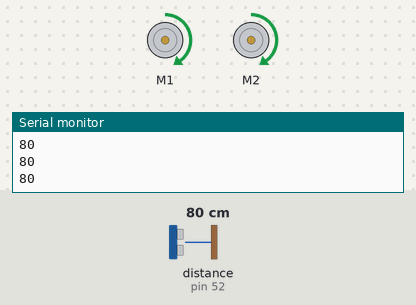
Bench run of a sketch on a simulated Arduino Mega 2560, built with avr-gcc and run on an emulated ATmega2560. Shown: 2 × DC motor (green arrow = forward, orange = backward, longer = faster), the last lines printed to the serial monitor. Wiring (inferred from the names in the program): ultrasonic range finder: trigger pin 50; echo pin 52. Inputs (shaded band) come from the test bench; at power-on: distance to the obstacle (sensor on pin 52) 80 cm. The echo pulse lasts 58.3 µs per cm.

Above: at 1.2 s.
1.3 s: distance to the obstacle (sensor on pin 52) set to 13 cm
2.8 s: distance to the obstacle (sensor on pin 52) set to 10 cm
At 4.0 s:
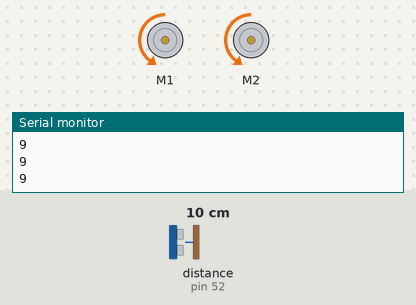
4.3 s: distance to the obstacle (sensor on pin 52) set to 18 cm
At 5.3 s:
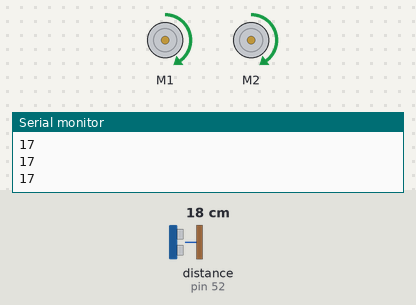
5.8 s: distance to the obstacle (sensor on pin 52) set to 2 cm
At 6.5 s:
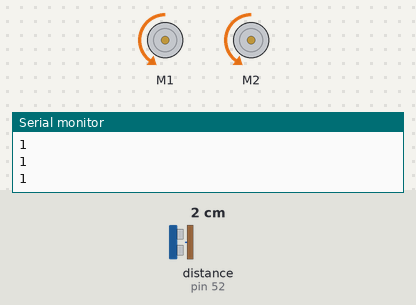
Timing chart, 0 to 8.3 s (numbered marks = the images above; inputs shaded):
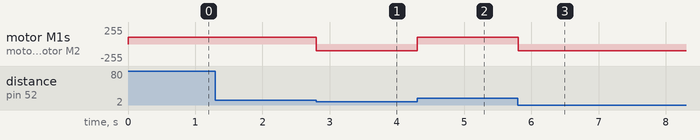

Measured:
- the behaviour switches between 12 and 11 cm on distance to the obstacle (sensor on pin 52) (found by bisection; images 0 and 1)
- after the input at 2.8 s, motor M1, motor M2: forward 100/255 → backward 100/255 at once
- after the input at 4.3 s, motor M1, motor M2: backward 100/255 → forward 100/255 at once
- after the input at 5.8 s, motor M1, motor M2: forward 100/255 → backward 100/255 at once

The sketch:

ultrasonik_rabotaet_s_motorami.ino
```cpp
#include <AFMotor.h>

AF_DCMotor motor1(1); //правый
AF_DCMotor motor2(2); //Левый
const int Trig = 50;
const int Echo = 52;

int skorost1=100;
int skorost2=100;
void setup()

{

  pinMode(Trig, OUTPUT);
  pinMode(Echo, INPUT);
  Serial.begin(9600);
  motor1.run(RELEASE);
   motor2.run(RELEASE);


}


unsigned int time_us=0;
unsigned int distance_sm=0;


 void loop()

{    digitalWrite(Trig, HIGH);
    delayMicroseconds(10);
    digitalWrite(Trig, LOW);
    time_us=pulseIn(Echo, HIGH);
    distance_sm=time_us/58;
    Serial.println(distance_sm);


    if (distance_sm>10)

    {
   motor1.setSpeed(skorost1);
   motor2.setSpeed(skorost2);
   motor1.run(RELEASE);
   motor2.run(RELEASE);
   motor1.run(FORWARD);
   motor2.run(FORWARD);

  //                        motor1.run(RELEASE);
  //                        motor2.run(RELEASE);

    }


    else

    { motor1.run(RELEASE);
      motor2.run(RELEASE);
      motor1.run(BACKWARD);
      motor2.run(BACKWARD);

    }
  /*   if (distance_sm=0)

    {
   motor1.setSpeed(255);
   motor2.setSpeed(255);
   motor1.run(BACKWARD);
   motor2.run(BACKWARD);
  delay(500);

    }*/
}
```
